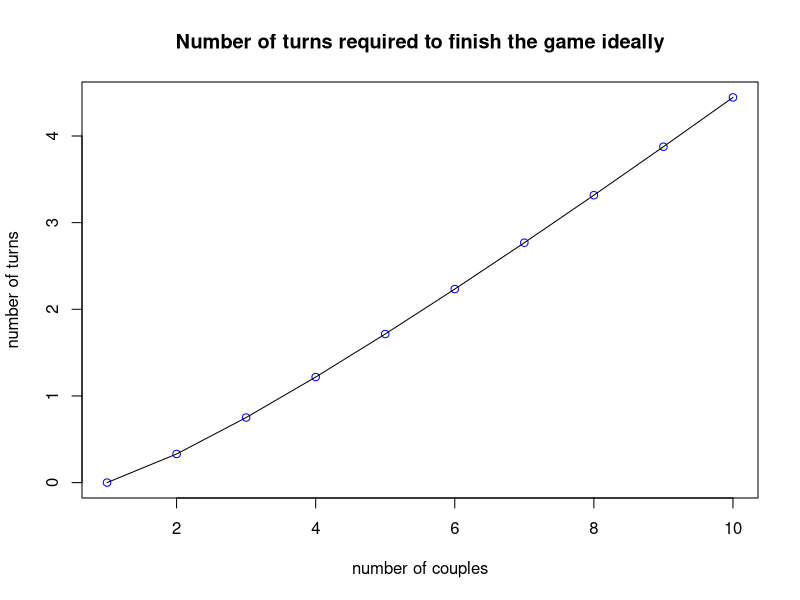

Reproduce this figure in R.
k <- 1:10
turnsRequired = log(factorial(k))
turnsRequired = turnsRequired/(log(k + 1) + 1)
p = plot(k, turnsRequired, col="blue",
     main="Number of turns required to finish the game ideally", xlab="number of couples", ylab="number of turns")
lines(k, turnsRequired)